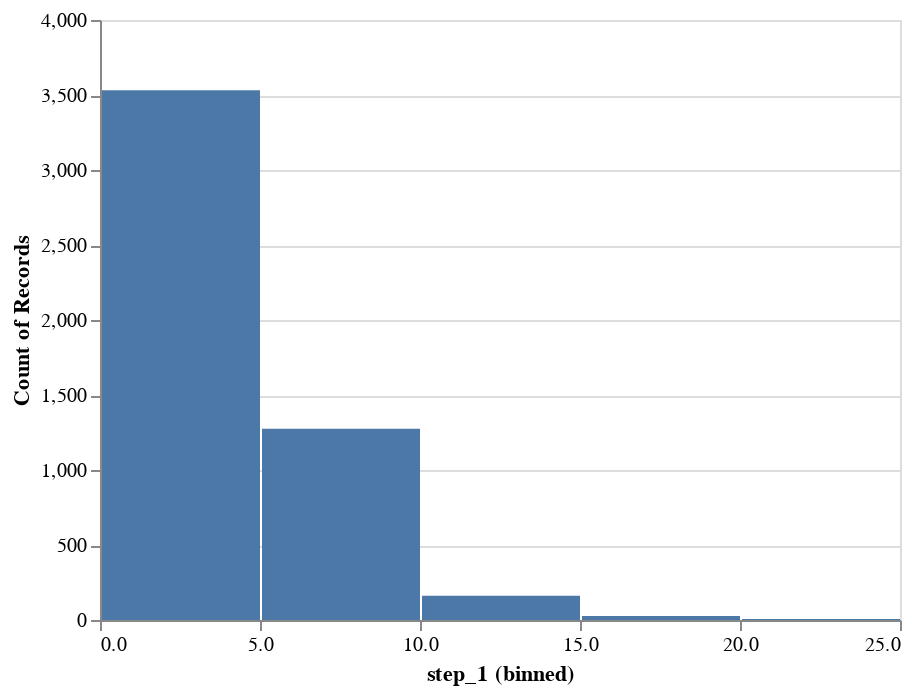

Write notebook code for a chart like this one.
### Markdown cell above
# chart6

### Code cell
df_elements = pd.DataFrame(pd.read_csv('widgets.csv'), columns=['step_1', 'step_2', 'step_3'])[:5000]
df_elements = df_elements.reset_index(level=0)
alt.Chart(df_elements).mark_bar(orient='horizontal').encode(
    x=alt.X('step_1', bin=True), y='count()'
)

### Figure 1 — Vega-Lite specification as saved in the notebook (floating-point values rounded to 4 significant figures; data arrays with more than 128 entries replaced by an {"elided": "..."} marker saying what was removed)
{"config": {"view": {"continuousWidth": 400, "continuousHeight": 300}}, "data": {"name": "data-15a8c7553a236cb64086a4e48b667ade"}, "mark": {"type": "bar", "orient": "horizontal"}, "encoding": {"x": {"bin": true, "field": "step_1", "type": "quantitative"}, "y": {"aggregate": "count", "type": "quantitative"}}, "$schema": "https://vega.github.io/schema/vega-lite/v4.17.0.json", "datasets": {"data-15a8c7553a236cb64086a4e48b667ade": {"elided": "5000 records"}}}
